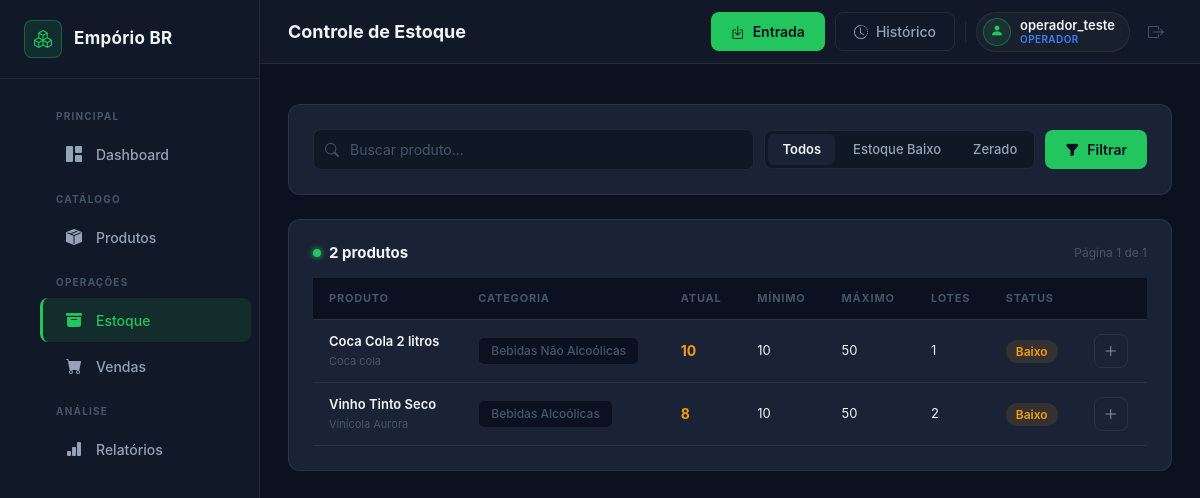
/estoque (signed in), run on an earlier commit of the app's database.
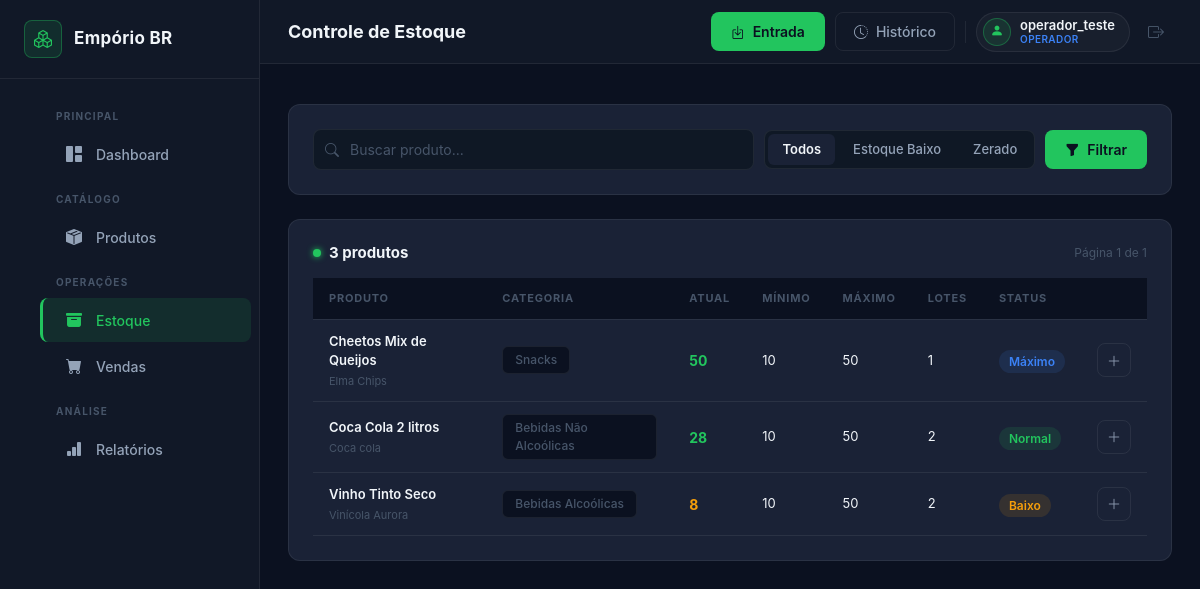
And on a later commit of the database.
### app/models/models.py (models this page shows, shortened)
class Produto(db.Model):
    __tablename__ = 'produtos'
    id = db.Column(db.Integer, primary_key=True)
    nome = db.Column(db.String(150), nullable=False)
    categoria_id = db.Column(db.Integer, db.ForeignKey('categorias.id'), nullable=False)
    fabricante = db.Column(db.String(100))
    volume = db.Column(db.String(30))
    peso = db.Column(db.String(30))
    codigo_barras = db.Column(db.String(50), unique=True)
    margem_lucro = db.Column(db.Float, nullable=False, default=30.0)
    preco_custo = db.Column(db.Float, nullable=False, default=0.0)
    preco_venda = db.Column(db.Float, nullable=False, default=0.0)
    estoque_minimo = db.Column(db.Integer, nullable=False, default=5)
    estoque_maximo = db.Column(db.Integer, nullable=False, default=100)
    ativo = db.Column(db.Boolean, default=True)
    lotes = db.relationship('Lote', backref='produto', lazy='dynamic')
    movimentacoes = db.relationship('Movimentacao', backref='produto', lazy='dynamic')
    @property
    def estoque_atual(self):
        total = 0
        for lote in self.lotes:
            total += lote.quantidade
        return total

class Categoria(db.Model):
    __tablename__ = 'categorias'
    id = db.Column(db.Integer, primary_key=True)
    nome = db.Column(db.String(80), nullable=False, unique=True)
    ativo = db.Column(db.Boolean, default=True)
    produtos = db.relationship('Produto', backref='categoria', lazy='dynamic')

### app/routes/estoque.py (the view)
@estoque_bp.route('/estoque')
@login_required
def visao_geral():
    busca = request.args.get('q', '').strip()
    filtro = request.args.get('filtro', 'todos')  # 'todos', 'baixo', 'zerado'
    pagina = request.args.get('pagina', 1, type=int)
    query = Produto.query.filter_by(ativo=True)
    if busca:
        query = query.filter(Produto.nome.ilike(f'%{busca}%'))
    produtos = query.order_by(Produto.nome).all()
    if filtro == 'baixo':
        produtos = [p for p in produtos if 0 < p.estoque_atual <= p.estoque_minimo]
    elif filtro == 'zerado':
        produtos = [p for p in produtos if p.estoque_atual == 0]
    total = len(produtos)
    inicio = (pagina - 1) * POR_PAGINA
    fim = inicio + POR_PAGINA
    itens = produtos[inicio:fim]
    total_paginas = max(1, -(-total // POR_PAGINA))
    return render_template(
        'estoque/visao_geral.html',
        produtos=itens,
        total=total,
        pagina=pagina,
        total_paginas=total_paginas,
        busca=busca,
        filtro=filtro,
    )

### app/models/models.py (called while the page is built)
@login_manager.user_loader
def load_user(user_id):
    return Usuario.query.get(int(user_id))

    @property
    def is_admin(self):
        return self.perfil == 'admin'

### app/templates/estoque/visao_geral.html (shortened to what this page needs)
{% extends 'base.html' %}
{% block page_title %}Controle de Estoque{% endblock %}
{% block topbar_actions %}
  <a href="{{ url_for('estoque.entrada') }}" class="btn-accent">
    <i class="bi bi-box-arrow-in-down"></i> Entrada
  </a>
  <a href="{{ url_for('estoque.movimentacoes') }}" class="btn-outline">
    <i class="bi bi-clock-history"></i> Histórico
  </a>
{% endblock %}
{% block content %}
<div class="card-dark mb-4">
  <form method="GET" action="{{ url_for('estoque.visao_geral') }}" class="filter-row">
    <div class="filter-input">
      <input type="text" name="q" value="{{ busca }}"
             placeholder="Buscar produto..." class="filter-control">
    </div>
    <div class="filter-tabs">
      <a href="{{ url_for('estoque.visao_geral', q=busca, filtro='todos') }}"
         class="filter-tab {{ 'active' if filtro == 'todos' }}">Todos</a>
      <a href="{{ url_for('estoque.visao_geral', q=busca, filtro='baixo') }}"
         class="filter-tab filter-tab-yellow {{ 'active' if filtro == 'baixo' }}">Estoque Baixo</a>
      <a href="{{ url_for('estoque.visao_geral', q=busca, filtro='zerado') }}"
         class="filter-tab filter-tab-red {{ 'active' if filtro == 'zerado' }}">Zerado</a>
    </div>
    <button type="submit" class="btn-accent">
      <i class="bi bi-funnel-fill"></i> Filtrar
    </button>
  </form>
</div>
<div class="card-dark">
  <div class="section-header mb-3">
    <div class="section-title-group">
      <span class="section-dot dot-green"></span>
      <h5 class="section-title">{{ total }} produto{{ 's' if total != 1 }}</h5>
    </div>
    <span class="text-muted-sm">Página {{ pagina }} de {{ total_paginas }}</span>
  </div>
  {% if produtos %}
    <div class="table-scroll">
      <table class="table-dark-custom">
        <thead>
          <tr>
            <th>Produto</th>
            <th>Categoria</th>
            <th>Atual</th>
            <th>Mínimo</th>
            <th>Máximo</th>
            <th>Lotes</th>
            <th>Status</th>
            <th></th>
          </tr>
        </thead>
        <tbody>
          {% for p in produtos %}
          {% set est = p.estoque_atual %}
          <tr>
            <td>
              <span class="product-name">{{ p.nome }}</span>
              {% if p.fabricante %}<span class="product-brand">{{ p.fabricante }}</span>{% endif %}
            </td>
            <td><span class="badge-gray">{{ p.categoria.nome }}</span></td>
            <td>
              {% if est == 0 %}
                <strong class="value-danger">0</strong>
              {% elif est <= p.estoque_minimo %}
                <strong class="value-warning">{{ est }}</strong>
              {% else %}
                <strong class="value-ok">{{ est }}</strong>
              {% endif %}
            </td>
            <td class="text-muted-col">{{ p.estoque_minimo }}</td>
            <td class="text-muted-col">{{ p.estoque_maximo }}</td>
            <td class="text-muted-col">
              {{ p.lotes.filter_by().count() }}
            </td>
            <td>
              {% if est == 0 %}
                <span class="badge-red">Zerado</span>
              {% elif est <= p.estoque_minimo %}
                <span class="badge-yellow">Baixo</span>
              {% elif est >= p.estoque_maximo %}
                <span class="badge-blue">Máximo</span>
              {% else %}
                <span class="badge-green">Normal</span>
              {% endif %}
            </td>
            <td>
              <a href="{{ url_for('estoque.entrada', produto_id=p.id) }}"
                 class="btn-icon" title="Registrar entrada">
                <i class="bi bi-plus-lg"></i>
              </a>
            </td>
          </tr>
          {% endfor %}
        </tbody>
      </table>
    </div>
  {% else %}
    <div class="empty-state">
      <i class="bi bi-archive empty-icon-green"></i>
      <p>Nenhum produto encontrado com os filtros aplicados.</p>
    </div>
  {% endif %}
</div>
{% endblock %}

What changed in the data, as far as the page shows it:
added Produto: nome "Cheetos Mix de Queijos", fabricante "Elma Chips", categoria.nome "Snacks", estoque_maximo "50", estoque_minimo "10", lotes.filter_by "1", shows "Máximo"
shown differently, row unchanged: Produto "Coca Cola 2 litros": est (not shown) → "28"; lotes.filter_by "1" → "2"; estoque_minimo "10" → (not shown); text "Baixo" → "Normal"
Also different on the page:
{{ total }}: "2" → "3"
